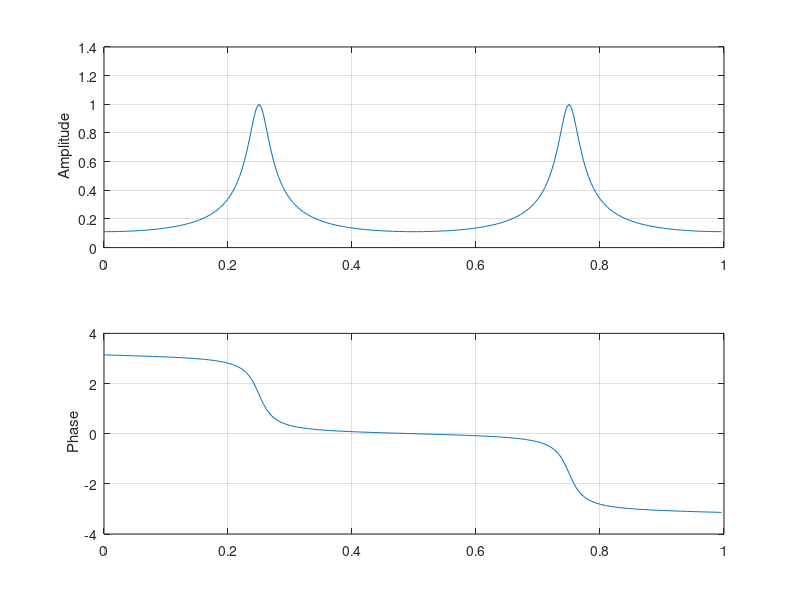
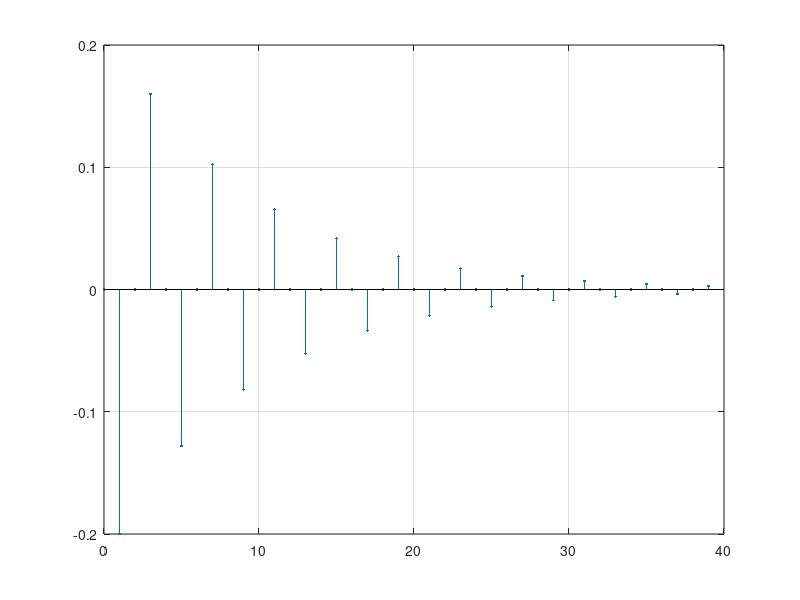
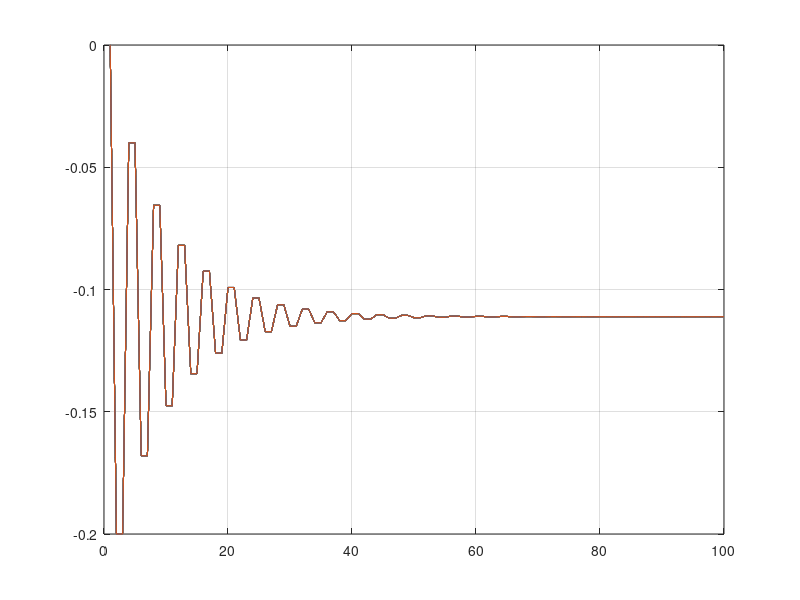

Recreate these plots in MATLAB, in order.
%hw_2_11
%1
b = [0,-.2];
a = [1,0,0.8];
[H,w] = freqz(b,a,256,'whole',1);
Hr = abs(H);%amplitude
Hphase = angle(H);%phase
Hphase = unwrap(Hphase);

figure(1)
subplot(211)
plot(w,Hr);
grid on;
ylabel(' Amplitude');
subplot(212)
plot(w,Hphase);
grid on;
ylabel(' Phase');

%2
[h,t]=impz(b,a,40);
figure(2)
stem(t,h,'.');
grid on;

%3
x = ones(100);
t = 1:100;
y = filter(b,a,x);

figure(3)
plot(t,y);
grid on;
